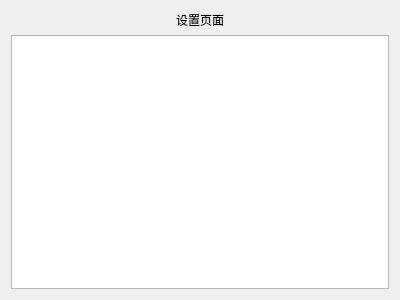
<?xml version="1.0" encoding="UTF-8"?>
<ui version="4.0">
 <class>ServiceManagePage</class>
 <widget class="QWidget" name="ServiceManagePage">
  <property name="geometry">
   <rect>
    <x>0</x>
    <y>0</y>
    <width>400</width>
    <height>300</height>
   </rect>
  </property>
  <property name="windowTitle">
   <string>Form</string>
  </property>
  <layout class="QGridLayout" name="gridLayout">
   <item row="0" column="0">
    <layout class="QVBoxLayout" name="verticalLayout">
     <item alignment="Qt::AlignHCenter|Qt::AlignVCenter">
      <widget class="QLabel" name="label">
       <property name="text">
        <string>设置页面</string>
       </property>
      </widget>
     </item>
     <item>
      <widget class="QTreeView" name="treeView"/>
     </item>
    </layout>
   </item>
  </layout>
 </widget>
 <resources/>
 <connections/>
</ui>
